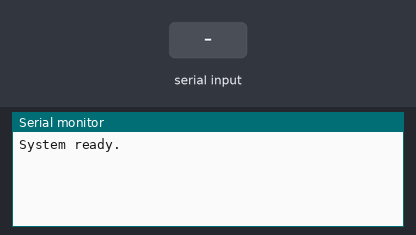
Simulated run of this sketch. Board: Arduino Uno, built with avr-gcc and run on an emulated ATmega328P. On the bench: the last lines printed to the serial monitor. The inputs (shaded band) are chosen by the test bench.

Above: at 1.2 s.
1.3 s: "1\n" received over the second serial link
At 2.4 s:
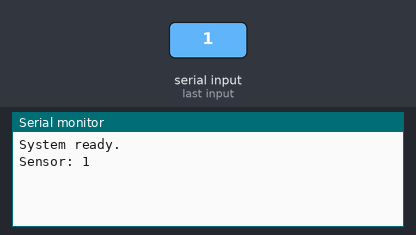
2.8 s: "0\n" received over the second serial link
At 3.6 s:
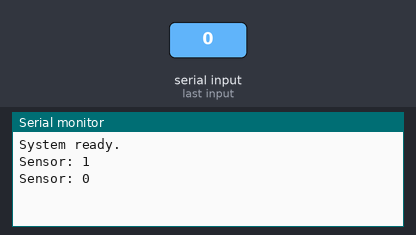
4.3 s: "2\n" received over the second serial link
At 4.7 s:
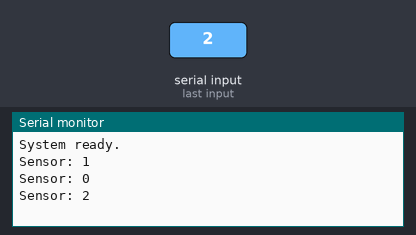

Measured:
- after the input at 1.3 s, the serial monitor: prints a new line at once (image 1)
- after the input at 2.8 s, the serial monitor: prints a new line at once (image 2)
- after the input at 4.3 s, the serial monitor: prints a new line at once (image 3)

The sketch:

SensorReceiver.ino
```cpp
/**
 * @file SensorSerialReceiver.ino
 * @brief Application for reading sensor data via SoftwareSerial.
 *
 * This Arduino application sets up a secondary serial interface using the
 * SoftwareSerial library to communicate with an external sensor device.
 *
 * The program reads sensor data sent via the SoftwareSerial interface (using digital pins 10 and 11),
 * and prints it to the Serial Monitor via the USB connection.
 *
 * The application ensures that the SoftwareSerial instance is actively listening,
 * and it includes structured Doxygen-style comments for documentation.
 *
 * @date 2025
 * @version 1.0
 */

#include <SoftwareSerial.h>

/// @brief Create SoftwareSerial instance for sensor communication (RX = 10, TX = 11)
SoftwareSerial sensorSerial(10, 11);

/**
 * @brief Initializes USB serial and SoftwareSerial communication
 */
void setup() {
  Serial.begin(9600);              ///< Start main serial monitor
  sensorSerial.begin(9600);        ///< Start software serial communication
  sensorSerial.listen();           ///< Make sure sensorSerial is listening
  Serial.println("System ready."); ///< Confirm system startup
}

/**
 * @brief Reads sensor data from SoftwareSerial and displays it via USB serial
 */
void loop() {
  // Check if data is available from the sensor
  if (sensorSerial.available()) {
    String sensorData = sensorSerial.readStringUntil('\n'); ///< Read incoming sensor value
    Serial.print("Sensor: ");
    Serial.println(sensorData); ///< Output sensor value
  }

  delay(100); ///< Wait briefly before next check
}
```
